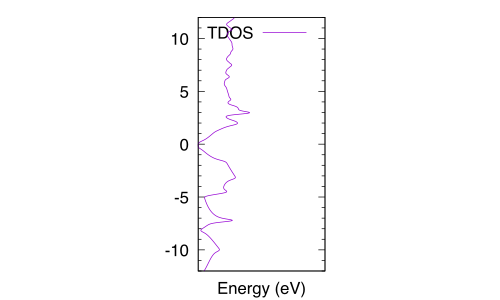

Source code (gnuplot):
#!/usr/local/bin/gnuplot -persist
# Last modified: 2016/02/18 18:10
###--- terminal output ---###
#set terminal x11 enhanced font "Times New Roman,18" # for external supercomputer
set terminal qt enhanced font "Times New Roman,18"

###--- eps output ---###
#set terminal postscript eps enhanced color font "Times-New-Roman,24"
#set terminal postscript eps enhanced monochrome font "Helvetica"
#set terminal postscript eps enhanced color solid 28 lw 2
#set output "dos.eps"

###--- main gnuplot setting ---###
set size ratio 2.0
set xlabel 'Energy (eV)'
ef = 6.7675    #Fermi energy
set xrange [0:5]
set noxtics 

set yrange [-12:12]
set ytics 5
set mytics 5

plot 'silicon.dos' using 2:($1-ef) title 'TDOS' w l #plot
#plot_end
pause-1

###--- eps output ---###
#set terminal postscript eps enhanced monochrome font "Helvetica,18"
#set terminal postscript eps enhanced color font "Helvetica,18"
#set output "dos.eps"
set terminal pdfcairo font "Helvetica,18"
set output "dos.pdf"
replot
